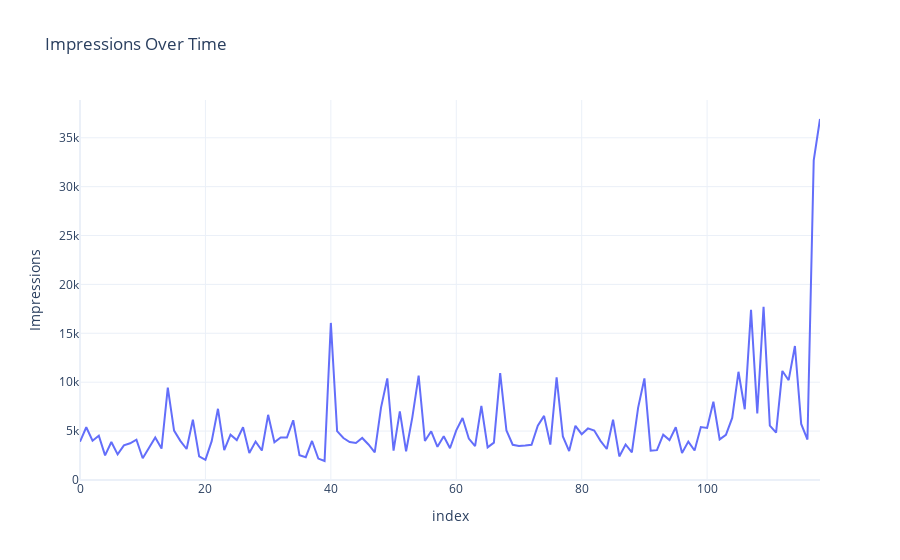

The cell this chart's notebook holds for it:
### Code cell
# Now I would have a look at the number of impressions on each post over time:

fig = px.line(data, x= data.index, 
              y='Impressions', 
              title='Impressions Over Time')

fig.show()

### Figure 1 — Plotly figure (JSON) as saved in the notebook; plotly's stock layout.template omitted (floating-point values rounded to 4 significant figures)
{"data": [{"hovertemplate": "index=%{x}<br>Impressions=%{y}<extra></extra>", "legendgroup": "", "line": {"color": "#636efa", "dash": "solid"}, "marker": {"symbol": "circle"}, "mode": "lines", "name": "", "orientation": "v", "showlegend": false, "type": "scatter", "x": [0, 1, 2, 3, 4, 5, 6, 7, 8, 9, 10, 11, 12, 13, 14, 15, 16, 17, 18, 19, 20, 21, 22, 23, 24, 25, 26, 27, 28, 29, 30, 31, 32, 33, 34, 35, 36, 37, 38, 39, 40, 41, 42, 43, 44, 45, 46, 47, 48, 49, 50, 51, 52, 53, 54, 55, 56, 57, 58, 59, 60, 61, 62, 63, 64, 65, 66, 67, 68, 69, 70, 71, 72, 73, 74, 75, 76, 77, 78, 79, 80, 81, 82, 83, 84, 85, 86, 87, 88, 89, 90, 91, 92, 93, 94, 95, 96, 97, 98, 99, 100, 101, 102, 103, 104, 105, 106, 107, 108, 109, 110, 111, 112, 113, 114, 115, 116, 117, 118], "xaxis": "x", "y": [3920, 5394, 4021, 4528, 2518, 3884, 2621, 3541, 3749, 4115, 2218, 3234, 4344, 3216, 9453, 5055, 4002, 3169, 6168, 2407, 2064, 3973, 7281, 3052, 4628, 4082, 5394, 2766, 3924, 3015, 6666, 3854, 4355, 4343, 6108, 2523, 2327, 3990, 2191, 1941, 16062, 4998, 4289, 3880, 3786, 4298, 3630, 2826, 7407, 10386, 2998, 7018, 2941, 6432, 10667, 3988, 4978, 3388, 4467, 3246, 5072, 6339, 4239, 3454, 7571, 3333, 3818, 10933, 5058, 3601, 3480, 3525, 3606, 5542, 6559, 3623, 10493, 4446, 2957, 5538, 4681, 5273, 5055, 4002, 3169, 6168, 2407, 3630, 2826, 7407, 10386, 2998, 3052, 4628, 4082, 5394, 2766, 3924, 3015, 5409, 5323, 8001, 4150, 4609, 6348, 11068, 7231, 17396, 6814, 17713, 5563, 4842, 11149, 10206, 13700, 5731, 4139, 32695, 36919], "yaxis": "y"}], "layout": {"legend": {"tracegroupgap": 0}, "title": {"text": "Impressions Over Time"}, "xaxis": {"anchor": "y", "domain": [0, 1], "title": {"text": "index"}}, "yaxis": {"anchor": "x", "domain": [0, 1], "title": {"text": "Impressions"}}}}
